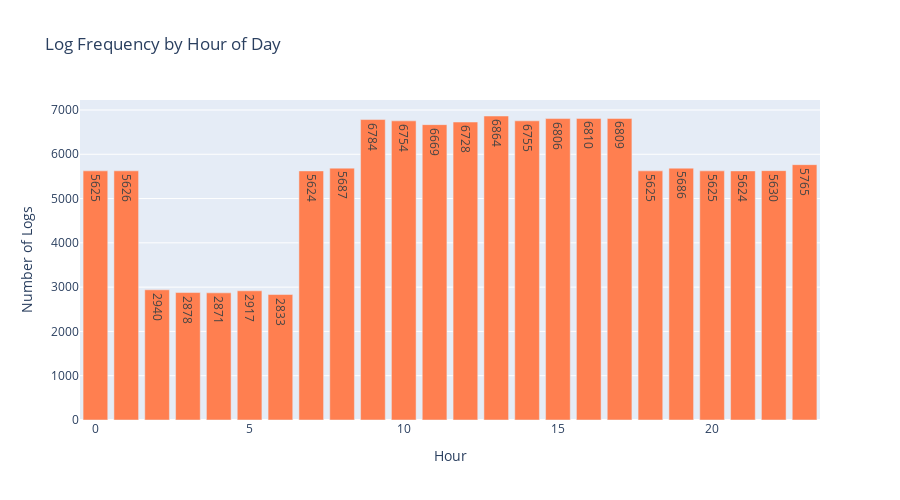

The code cell stored with this chart in its notebook:
### Markdown cell above
### Hourly Pattern

### Code cell
# Logs per hour.
hourly = df.groupby('hour').size()

fig = go.Figure()
fig.add_trace(
    go.Bar(
        x=hourly.index,
        y=hourly.values,
        marker_color='coral',
        text=hourly.values,
        textposition='auto'
    )
)

fig.update_layout(
    title='Log Frequency by Hour of Day',
    xaxis_title='Hour',
    yaxis_title='Number of Logs',
    height=500
)
fig.show()

print("\nPeak hours:")
print(hourly.nlargest(3))

### Figure 1 — Plotly figure (JSON) as saved in the notebook; plotly's stock layout.template omitted (floating-point values rounded to 4 significant figures)
{"data": [{"marker": {"color": "coral"}, "text": [5625.0, 5626.0, 2940.0, 2878.0, 2871.0, 2917.0, 2833.0, 5624.0, 5687.0, 6784.0, 6754.0, 6669.0, 6728.0, 6864.0, 6755.0, 6806.0, 6810.0, 6809.0, 5625.0, 5686.0, 5625.0, 5624.0, 5630.0, 5765.0], "textposition": "auto", "type": "bar", "x": [0, 1, 2, 3, 4, 5, 6, 7, 8, 9, 10, 11, 12, 13, 14, 15, 16, 17, 18, 19, 20, 21, 22, 23], "y": [5625, 5626, 2940, 2878, 2871, 2917, 2833, 5624, 5687, 6784, 6754, 6669, 6728, 6864, 6755, 6806, 6810, 6809, 5625, 5686, 5625, 5624, 5630, 5765]}], "layout": {"height": 500, "title": {"text": "Log Frequency by Hour of Day"}, "xaxis": {"title": {"text": "Hour"}}, "yaxis": {"title": {"text": "Number of Logs"}}}}
